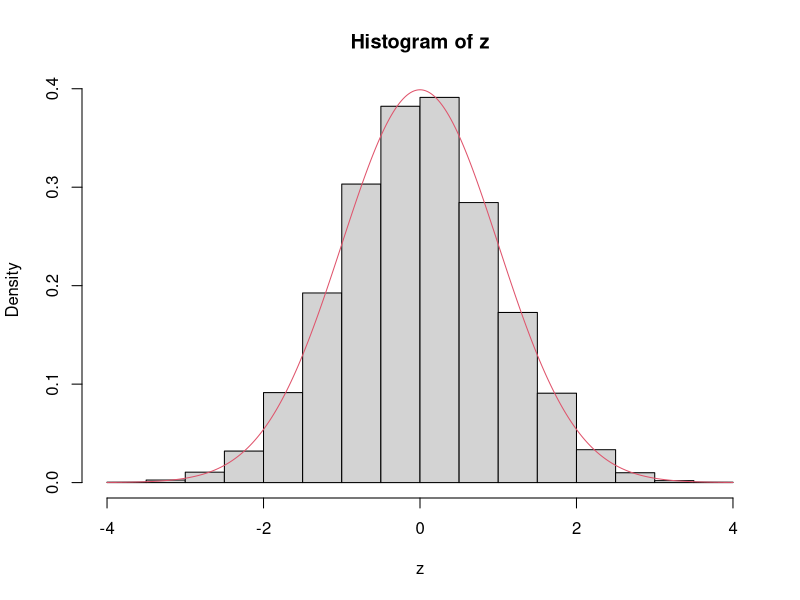
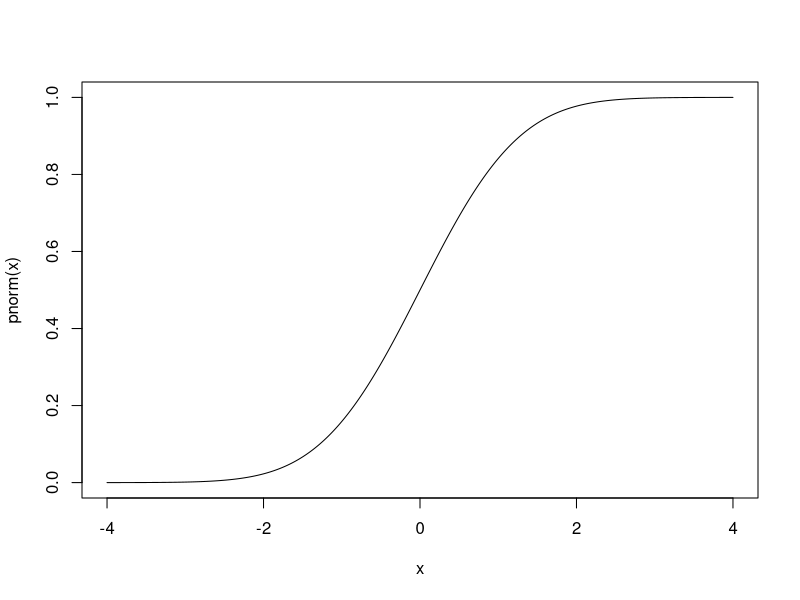
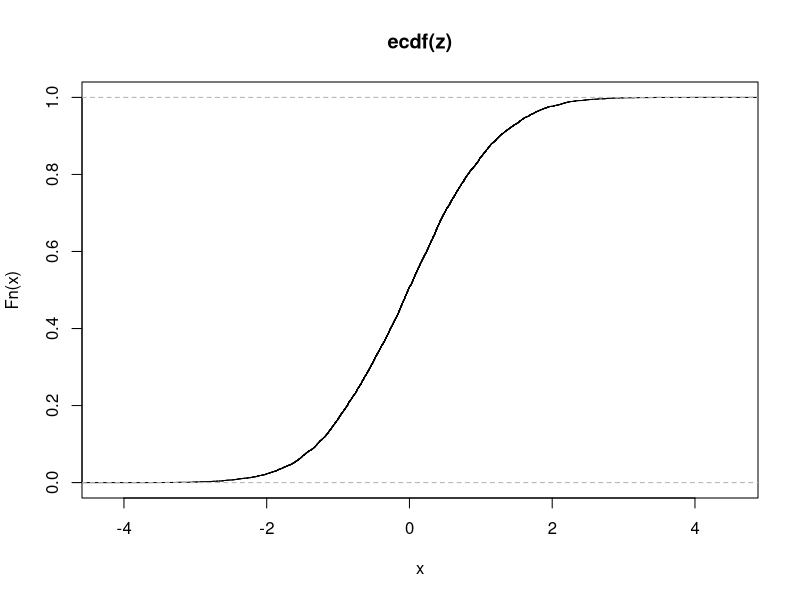
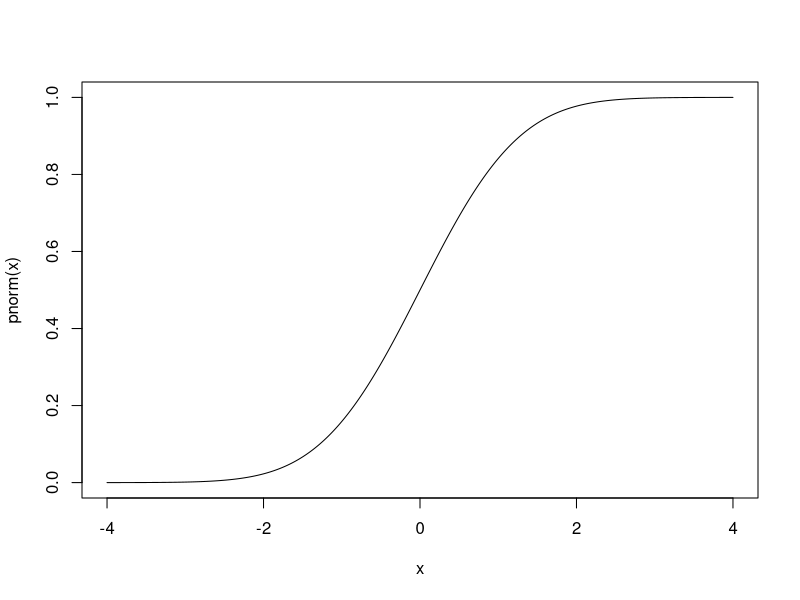

Source code (R) for these figures, in order:
# Zufallszahlengenerator wird initialisiert
set.seed(13) 

# Zufallszahl wird ausgegeben
runif(10000)

# normalverteilte Zufallszahlen
z = rnorm(10000)
hist(z,freq=F)


x = seq (-4,4,0.01)
points(x,dnorm(x),type="l",col=2)

# Verteilungsfunktion F(t) = P(Z <= t)
plot(x, pnorm(x), type="l")

plot(ecdf(z))
plot(x,pnorm(x), type="l")
